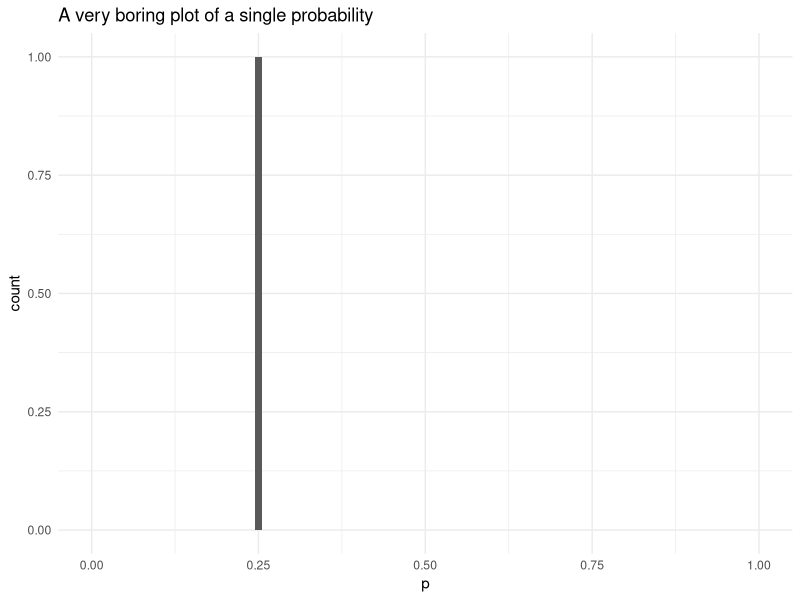
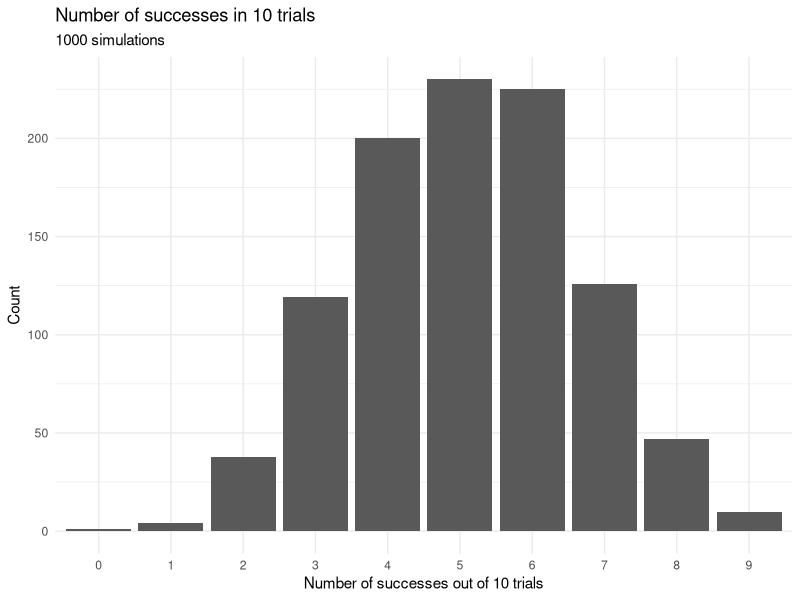
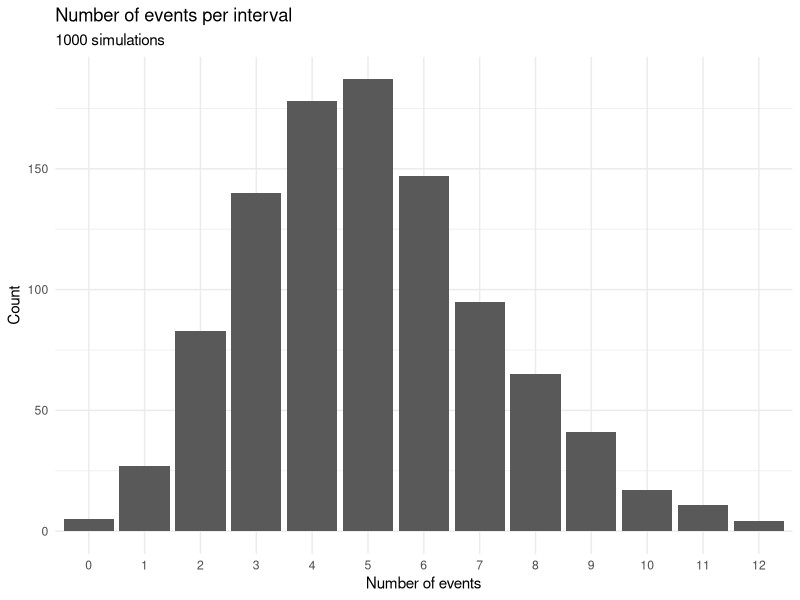
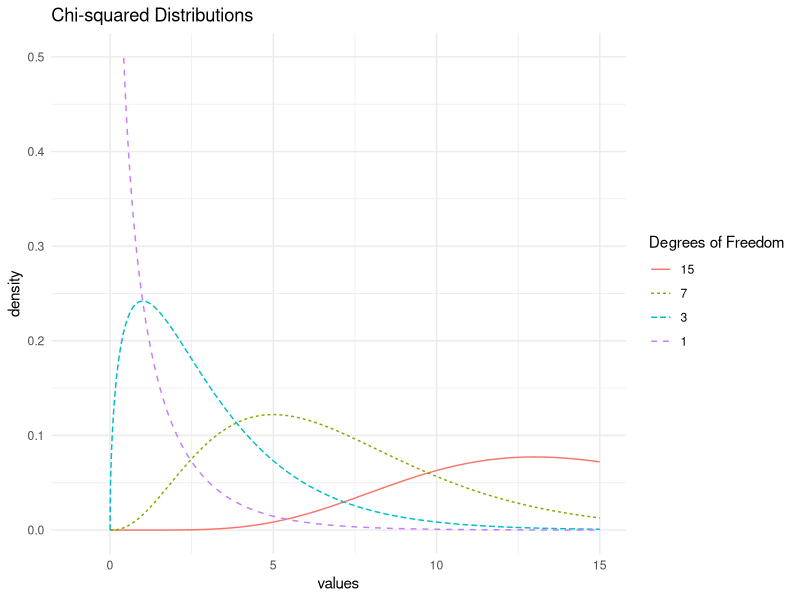

R code for these plots, in order:
## ---- chunk 1
library(tidyverse)
set.seed(303)
## ---- chunk 2
dbinom(1, size = 1, prob = .25)
## ---- chunk 3
tibble(p = 0.25) %>% 
  ggplot(aes(x = p)) +
  geom_bar(width = 0.01) +
  xlim(0,1) +
  labs(title = "A very boring plot of a single probability") +
  theme_minimal()
## ---- chunk 4

## ---- chunk 5
# simulate the data and store it in a convenient way to plot
rand_bin <- tibble(y = rbinom(n = 1000, size = 10, p = 0.5))

# plot
rand_bin %>% 
  ggplot(aes(x = factor(y))) +
  geom_bar() + # appropriate for discrte count of successes
  labs(title = "Number of successes in 10 trials",
       subtitle = "1000 simulations",
         x = "Number of successes out of 10 trials",
       y = "Count") +
  theme_minimal()
## ---- chunk 6

## ---- chunk 7
# simulate the data and store it in a convenient way to plot
rand_pois <- tibble(y = rpois(n = 1000, lambda = 5))

# plot
rand_pois %>% 
  ggplot(aes(x = factor(y))) +
  geom_bar() + # appropriate for discrte count of successes
  labs(title = "Number of events per interval",
       subtitle = "1000 simulations",
         x = "Number of events",
       y = "Count") +
  theme_minimal()
## ---- chunk 8

## ---- chunk 9

## ---- chunk 10

## ---- chunk 11

## ---- chunk 12
# Use the 'd' version of the distribution function to get the values for each x value
# This is is NOT simulating, this getting the exact values from the PDF

x=seq(0,15,by=0.01)  # possible values
prob1 <- dchisq(x,1)  # P(Y=y)
prob2 <- dchisq(x,3)
prob3 <- dchisq(x,7)
prob4 <- dchisq(x,15)

# this sets the data up for us
chiDf <- tibble(x,prob1, prob2, prob3, prob4) %>%
  rename(x = x,
         `1` = prob1,
         `3` = prob2,
         `7` = prob3,
         `15` = prob4) %>%
  pivot_longer(-x, names_to = "Degrees of Freedom", values_to = "value") %>%
  mutate(`Degrees of Freedom` = factor(`Degrees of Freedom`, 
                                       levels = c("15", "7", "3", "1")))

# plot
ggplot(data = chiDf, 
       aes(x = x, y = value, color = `Degrees of Freedom`)) +
  geom_line(aes(linetype = `Degrees of Freedom`)) +
  xlab("values") + ylab("density") + 
  labs(title="Chi-squared Distributions") + 
  xlim(-1,15) + ylim(0,.5) +
  theme_minimal()
## ---- chunk 13
?dt
## ---- chunk 14
?df
